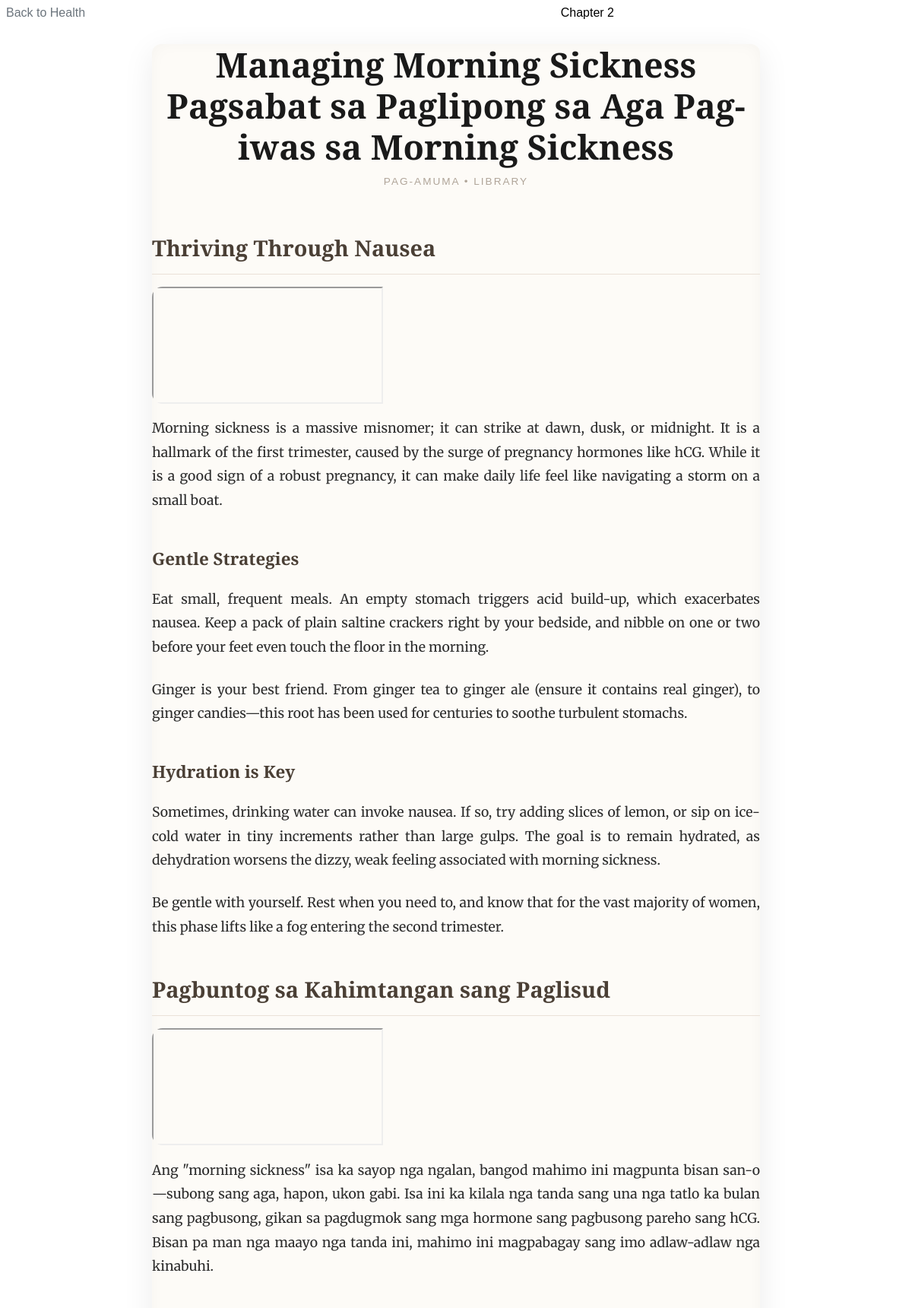
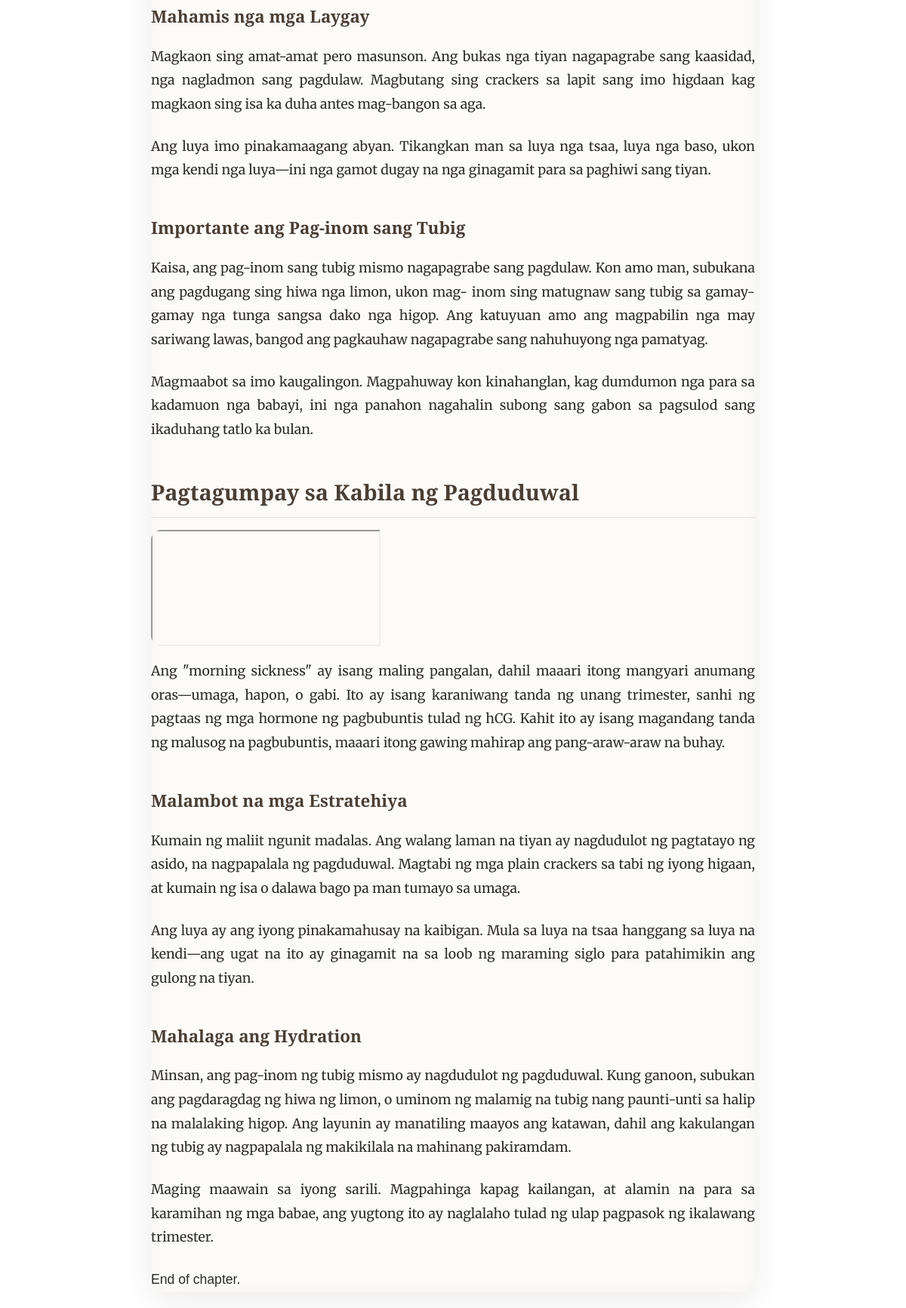
Page /mothers/pages/read_article.php?id=2 on the committed database (2 pictures, top to bottom).
### tables this page shows
CREATE TABLE IF NOT EXISTS `educational_modules` (
  `id` INT AUTO_INCREMENT PRIMARY KEY,
  `category` ENUM('health', 'parenting', 'emotional') NOT NULL,
  `title_en` VARCHAR(255) NOT NULL,
  `title_hil` VARCHAR(255) NOT NULL,
  `title_tl` VARCHAR(255) NOT NULL,
  `content_en` MEDIUMTEXT NOT NULL,
  `content_hil` MEDIUMTEXT NOT NULL,
  `content_tl` MEDIUMTEXT NOT NULL,
  `created_at` TIMESTAMP DEFAULT CURRENT_TIMESTAMP
);

### mothers/pages/read_article.php (the view, shortened to what this page needs)
<?php
require_once __DIR__ . '/../../config/db.php';
$article_id = $_GET['id'] ?? null;
$stmt = $pdo->prepare("SELECT * FROM educational_modules WHERE id = ?");
$stmt->execute([$article_id]);
$article = $stmt->fetch();
?>
<div class="container py-2">
    <div class="book-header-nav max-w-800 mx-auto" style="max-width: 800px;">
        <a href="index.php?page=<?= htmlspecialchars($article['category']) == 'health' ? 'health_modules' : htmlspecialchars($article['category']) ?>" class="book-back-btn">
            <i class="fa-solid fa-arrow-left me-2"></i> <span data-i18n="back_to">Back to</span>
            <span data-i18n="menu_<?= htmlspecialchars($article['category']) ?>">
                <?= ucfirst(htmlspecialchars($article['category'])) ?>
            </span>
        </a>
        <div class="text-muted small font-outfit" style="font-family: 'Outfit', sans-serif;">
            <i class="fa-regular fa-bookmark me-1"></i> Chapter <?= $article['id'] ?>
        </div>
    </div>
    <div class="book-reader p-4 p-md-5">
        <h1 class="chapter-title">
            <span class="lang-en"><?= htmlspecialchars($article['title_en']) ?></span>
            <span class="lang-hil d-none"><?= htmlspecialchars($article['title_hil']) ?></span>
            <span class="lang-tl d-none"><?= htmlspecialchars($article['title_tl']) ?></span>
        </h1>
        <div class="chapter-subtitle">PAG-AMUMA • Library</div>
        <div class="content-body">
            <div class="lang-en"><?= $article['content_en'] ?></div>
            <div class="lang-hil d-none"><?= $article['content_hil'] ?></div>
            <div class="lang-tl d-none"><?= $article['content_tl'] ?></div>
        </div>
        <div class="mt-5 text-center">
            <p class="text-muted small mt-3" style="font-family: 'Outfit', sans-serif;">End of chapter.</p>
        </div>
    </div>
</div>

### mothers/pages/read_article.php (style rules this page uses)
.book-reader { background-color: #fdfbf7; font-family: 'Merriweather', 'Georgia', serif; color: #2c2c2c; line-height: 1.8; font-size: 1.1rem; max-width: 800px; margin: 0 auto; border-radius: 12px; box-shadow: inset 0 0 20px rgba(0,0,0,0.03), 0 10px 40px rgba(0,0,0,0.08); }
.book-reader h1.chapter-title { font-family: 'Playfair Display', 'Merriweather', serif; font-size: 2.8rem; font-weight: 700; text-align: center; color: #1a1a1a; margin-bottom: 0.5rem; line-height: 1.2; }
.book-reader .chapter-subtitle { font-family: 'Outfit', sans-serif; color: #b0a599; text-align: center; text-transform: uppercase; letter-spacing: 2px; font-size: 0.85rem; margin-bottom: 3rem; }
.book-reader h3, .book-reader h4 { font-family: 'Playfair Display', serif; color: #4a3f35; margin-top: 2.5rem; margin-bottom: 1rem; font-weight: 600; }
.book-reader h3 { font-size: 1.8rem; border-bottom: 1px solid #eae1d8; padding-bottom: 0.5rem; }
.book-reader h4 { font-size: 1.4rem; }
.book-reader p { text-align: justify; margin-bottom: 1.5rem; }
.book-header-nav { display: flex; justify-content: space-between; align-items: center; margin-bottom: 2rem; }
.book-back-btn { color: #6c757d; text-decoration: none; font-family: 'Outfit', sans-serif; font-weight: 500; transition: color 0.2s; }

### rows in the picture
educational_modules: category "Health", id "2", title_en "Managing Morning Sickness", title_hil "Pagsabat sa Paglipong sa Aga", title_tl "Pag-iwas sa Morning Sickness", content_en "Thriving Through Nausea Morning sickness is a massive misnomer; it can strike at dawn, dusk, or midnight. It is a hallmark of the first trimester, caused by the surge of pregnancy hormones like hCG. While it is a good sign of a robust pregnancy, it can make daily life feel like navigating a storm on a small boat. Gentle Strategies Eat small, frequent meals. An empty stomach triggers acid build-up, which exacerbates nausea. Keep a pack of plain saltine crackers right by your bedside, and nibble on one or two before your feet even touch the floor in the morning. Ginger is your best friend. From ginger tea to ginger ale (ensure it contains real ginger), to ginger candies—this root has been…", content_hil "Pagbuntog sa Kahimtangan sang Paglisud Ang \"morning sickness\" isa ka sayop nga ngalan, bangod mahimo ini magpunta bisan san-o—subong sang aga, hapon, ukon gabi. Isa ini ka kilala nga tanda sang una nga tatlo ka bulan sang pagbusong, gikan sa pagdugmok sang mga hormone sang pagbusong pareho sang hCG. Bisan pa man nga maayo nga tanda ini, mahimo ini magpabagay sang imo adlaw-adlaw nga kinabuhi. Mahamis nga mga Laygay Magkaon sing amat-amat pero masunson. Ang bukas nga tiyan nagapagrabe sang kaasidad, nga nagladmon sang pagdulaw. Magbutang sing crackers sa lapit sang imo higdaan kag magkaon sing isa ka duha antes mag-bangon sa aga. Ang luya imo pinakamaagang abyan. Tikangkan man sa luya nga…", content_tl "Pagtagumpay sa Kabila ng Pagduduwal Ang \"morning sickness\" ay isang maling pangalan, dahil maaari itong mangyari anumang oras—umaga, hapon, o gabi. Ito ay isang karaniwang tanda ng unang trimester, sanhi ng pagtaas ng mga hormone ng pagbubuntis tulad ng hCG. Kahit ito ay isang magandang tanda ng malusog na pagbubuntis, maaari itong gawing mahirap ang pang-araw-araw na buhay. Malambot na mga Estratehiya Kumain ng maliit ngunit madalas. Ang walang laman na tiyan ay nagdudulot ng pagtatayo ng asido, na nagpapalala ng pagduduwal. Magtabi ng mga plain crackers sa tabi ng iyong higaan, at kumain ng isa o dalawa bago pa man tumayo sa umaga. Ang luya ay ang iyong pinakamahusay na kaibigan. Mula sa…"
